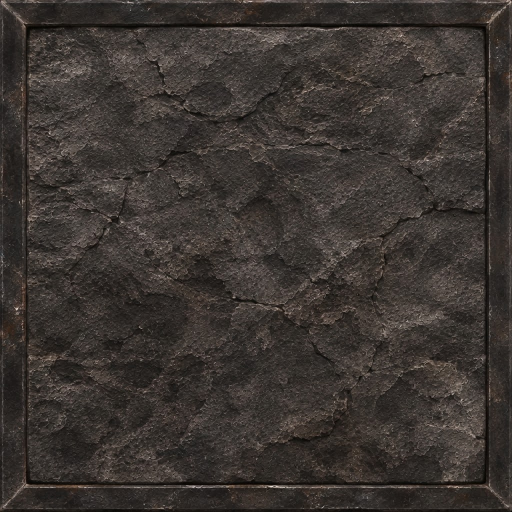
#> input picture minecraft/furnace-reference/body.jpg, 1024 x 1024 px, found by its file name (shown at 1/2 size); its folder holds 3 pictures in this run
$ python prepare_furnace.py
#> lines starting #> are read from the running program, lines starting #| are printed output that depends on the picture
#!/usr/bin/env python3
"""Prepare the supplied furnace body, lit front and unlit front images.

Run from the repo root with Pillow. Vanilla furnace has static front textures;
the engine selects the lit or unlit image according to furnace state.
"""
from pathlib import Path
from PIL import Image, ImageOps

REFERENCE = Path('minecraft/furnace-reference')
BLOCKS = Path('minecraft/realistic-dirt/textures/blocks')
FACES = ('body','front_on','front_off')
SIZE = 256


def prepare(face):
#> called with face = 'body'
    if face not in FACES:
        raise ValueError(f'Unknown furnace face: {face}')
    with Image.open(REFERENCE / f'{face}.jpg') as image:
#> image is the input picture: PIL image 1024x1024 RGB; mean R, G, B 59.7, 53.7, 49.6
        image = ImageOps.exif_transpose(image).convert('RGB')
        if image.size != (1024,1024):
            raise ValueError('Expected the supplied square 1024x1024 photographs')
        return image.resize((SIZE,SIZE),Image.Resampling.LANCZOS)
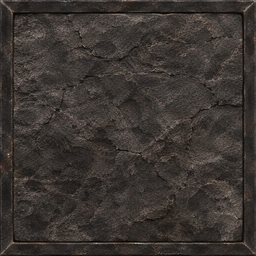
#> returned value: PIL image 256x256 RGB; mean R, G, B 59.8, 53.7, 49.6


def main():
    BLOCKS.mkdir(parents=True,exist_ok=True)
    for face in FACES:
        prepare(face).save(BLOCKS / f'photo_furnace_{face}.png', optimize=True)
#> pass 2 of the loop in main, `for face in FACES:`:
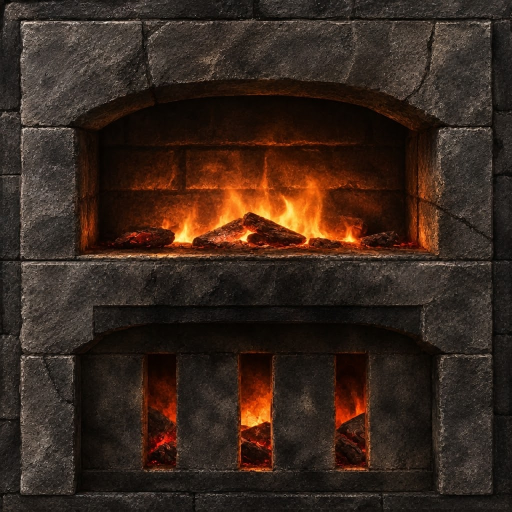
#> input picture minecraft/furnace-reference/front_on.jpg, 1024 x 1024 px, found by its file name (shown at 1/2 size)
#> in prepare, image is the input picture: PIL image 1024x1024 RGB; mean R, G, B 55.6, 38.7, 29
#> in prepare (call 2), `return image.resize((SIZE,SIZE),Image.Resampling.LANCZOS)`:
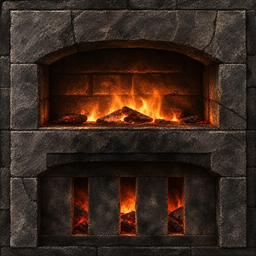
#> returned value: PIL image 256x256 RGB; mean R, G, B 55.6, 38.7, 29
#> pass 3 of the loop in main, `for face in FACES:`:
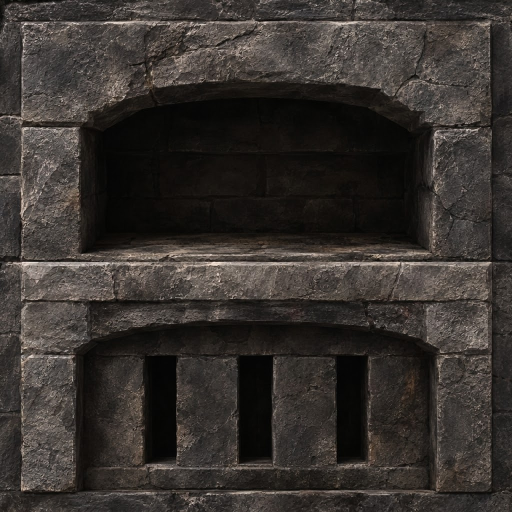
#> input picture minecraft/furnace-reference/front_off.jpg, 1024 x 1024 px, found by its file name (shown at 1/2 size)
#> in prepare, image is the input picture: PIL image 1024x1024 RGB; mean R, G, B 55.5, 50.5, 46.7
#> in prepare (call 3), `return image.resize((SIZE,SIZE),Image.Resampling.LANCZOS)`:
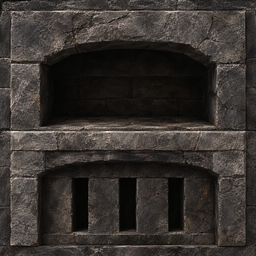
#> returned value: PIL image 256x256 RGB; mean R, G, B 55.5, 50.5, 46.7
    print('Prepared body and lit/unlit fronts for the furnace.')


if __name__ == '__main__':
    main()
